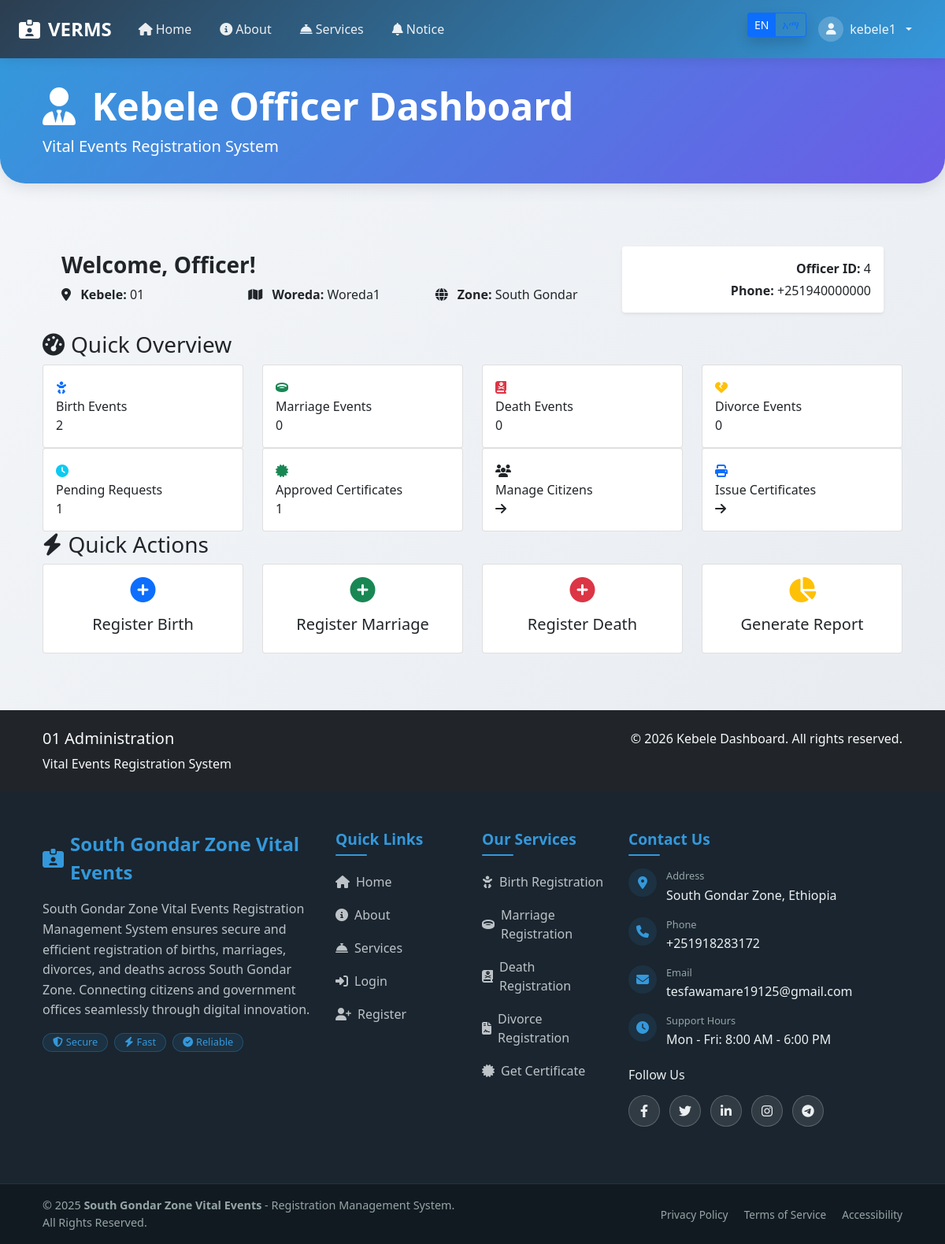
Page /kebele_officer/dashboard.php (signed in) on the committed database.
### tables this page shows
CREATE TABLE `kebeles` (
  `id` int(11) NOT NULL,
  `zone_id` int(11) NOT NULL,
  `woreda_id` int(11) NOT NULL,
  `kebele_name` varchar(100) NOT NULL,
  `phone` varchar(20) NOT NULL,
  `kebele_officer_id` int(11) NOT NULL,
  `created_at` timestamp NOT NULL DEFAULT current_timestamp()
);

CREATE TABLE `woredas` (
  `id` int(11) NOT NULL,
  `zone_id` int(11) NOT NULL,
  `woreda_name` varchar(100) NOT NULL,
  `phone` varchar(20) NOT NULL,
  `woreda_officer_id` int(11) NOT NULL,
  `created_at` timestamp NOT NULL DEFAULT current_timestamp()
);

CREATE TABLE `zones` (
  `id` int(11) NOT NULL,
  `zone_name` varchar(100) NOT NULL,
  `phone` varchar(20) NOT NULL,
  `zone_officer_id` int(11) DEFAULT NULL,
  `created_at` timestamp NOT NULL DEFAULT current_timestamp()
);

### kebele_officer/dashboard.php (the view, shortened to what this page needs)
<?php
require_once '../includes/db_connection.php';
$lang = $_SESSION['lang'] ?? 'en';
$officer_id = $_SESSION['user_id'];
$kebele = $conn->query("SELECT k.*, w.woreda_name, z.zone_name FROM kebeles k
    JOIN woredas w ON k.woreda_id = w.id
    JOIN zones z ON w.zone_id = z.id
    WHERE k.kebele_officer_id = $officer_id")->fetch_assoc();
$kebele_id = $kebele['id'] ?? 0;
$births = $conn->query("SELECT COUNT(*) AS cnt FROM birth_events WHERE place_of_birth = $kebele_id")->fetch_assoc()['cnt'] ?? 0;
$marriages = $conn->query("SELECT COUNT(*) AS cnt FROM marriage_events WHERE place_of_marriage = $kebele_id")->fetch_assoc()['cnt'] ?? 0;
$deaths = $conn->query("SELECT COUNT(*) AS cnt FROM death_events WHERE place_of_death = $kebele_id")->fetch_assoc()['cnt'] ?? 0;
$divorces = $conn->query("SELECT COUNT(*) AS cnt FROM divorce_events WHERE place_of_divorce = $kebele_id")->fetch_assoc()['cnt'] ?? 0;
$pending_requests = $conn->query("
    SELECT COUNT(*) AS cnt FROM (
        SELECT id FROM birth_events WHERE place_of_birth = $kebele_id AND status = 'Pending'
        UNION ALL
        SELECT id FROM marriage_events WHERE place_of_marriage = $kebele_id AND status = 'Pending'
        UNION ALL
        SELECT id FROM death_events WHERE place_of_death = $kebele_id AND status = 'Pending'
        UNION ALL
        SELECT id FROM divorce_events WHERE place_of_divorce = $kebele_id AND status = 'Pending'
    ) AS pending
")->fetch_assoc()['cnt'] ?? 0;
$approved_certificates = $conn->query("
    SELECT COUNT(*) AS cnt FROM (
        SELECT id FROM birth_events WHERE place_of_birth = $kebele_id AND status = 'Approved'
        UNION ALL
        SELECT id FROM marriage_events WHERE place_of_marriage = $kebele_id AND status = 'Approved'
        UNION ALL
        SELECT id FROM death_events WHERE place_of_death = $kebele_id AND status = 'Approved'
        UNION ALL
        SELECT id FROM divorce_events WHERE place_of_divorce = $kebele_id AND status = 'Approved'
    ) AS approved
")->fetch_assoc()['cnt'] ?? 0;
?>
<!DOCTYPE html>
<html lang="<?= $lang ?>">
<head>
    <link href="https://cdn.jsdelivr.net/npm/bootstrap@5.3.0/dist/css/bootstrap.min.css" rel="stylesheet">
    <link rel="stylesheet" href="https://cdnjs.cloudflare.com/ajax/libs/font-awesome/6.4.0/css/all.min.css">
</head>
<body>
<?php include '../includes/header.php'; ?>
<div class="lang-switcher">
    <div class="btn-group btn-group-sm shadow">
        <a href="?lang=en" class="btn <?= $lang === 'en' ? 'btn-primary' : 'btn-outline-primary' ?>">EN</a>
        <a href="?lang=am" class="btn <?= $lang === 'am' ? 'btn-primary' : 'btn-outline-primary' ?>">አማ</a>
    </div>
</div>
<header class="dashboard-header">
    <div class="container">
        <div class="row align-items-center">
            <div class="col-md-8">
                <h1 class="display-5 fw-bold mb-2">
                    <i class="fas fa-user-tie me-2"></i>
                    <?= $texts[$lang]['page_title'] ?>
                </h1>
                <p class="lead mb-0"><?= $texts[$lang]['vital_events_system'] ?></p>
            </div>
        </div>
    </div>
</header>
<div class="container py-4">
    <div class="kebele-info-card p-4">
        <div class="row align-items-center">
            <div class="col-md-8">
                <h3 class="fw-bold mb-2">
                    <?= sprintf($texts[$lang]['welcome'], isset($_SESSION['fullname']) ? htmlspecialchars($_SESSION['fullname']) : 'Officer') ?>
                </h3>
                <div class="row">
                    <div class="col-md-4">
                        <p class="mb-1"><i class="fas fa-map-marker-alt me-2"></i>
                            <strong><?= $texts[$lang]['kebele'] ?></strong>
                            <?= isset($kebele['kebele_name']) ? htmlspecialchars($kebele['kebele_name']) : '<span>'.$texts[$lang]['not_assigned'].'</span>' ?>
                        </p>
                    </div>
                    <div class="col-md-4">
                        <p class="mb-1"><i class="fas fa-map me-2"></i>
                            <strong><?= $texts[$lang]['woreda'] ?></strong>
                            <?= isset($kebele['woreda_name']) ? htmlspecialchars($kebele['woreda_name']) : '<span>'.$texts[$lang]['not_assigned'].'</span>' ?>
                        </p>
                    </div>
                    <div class="col-md-4">
                        <p class="mb-1"><i class="fas fa-globe me-2"></i>
                            <strong><?= $texts[$lang]['zone'] ?></strong>
                            <?= isset($kebele['zone_name']) ? htmlspecialchars($kebele['zone_name']) : '<span>'.$texts[$lang]['not_assigned'].'</span>' ?>
                        </p>
                    </div>
                </div>
            </div>
            <div class="col-md-4 text-md-end">
                <div class="bg-white text-dark rounded p-3 shadow-sm">
                    <p class="mb-1"><strong><?= $texts[$lang]['officer_id'] ?></strong> <?= $officer_id; ?></p>
                    <p class="mb-0"><strong><?= $texts[$lang]['phone'] ?></strong>
                        <?= isset($kebele['phone']) ? htmlspecialchars($kebele['phone']) : 'N/A'; ?>
                    </p>
                </div>
            </div>
        </div>
    </div>
    <h3 class="section-title">
        <i class="fas fa-tachometer-alt me-2"></i><?= $texts[$lang]['quick_overview'] ?>
    </h3>
    <div class="row card-row g-4">
        <div class="col-6 col-md-3">
            <div class="card stat-card">
                <div class="card-body">
                    <i class="fas fa-baby text-primary"></i>
                    <div class="stat-label"><?= $texts[$lang]['birth_events'] ?></div>
                    <div class="stat-value"><?= $births ?></div>
                </div>
            </div>
        </div>
        <div class="col-6 col-md-3">
            <div class="card stat-card">
                <div class="card-body">
                    <i class="fas fa-ring text-success"></i>
                    <div class="stat-label"><?= $texts[$lang]['marriage_events'] ?></div>
                    <div class="stat-value"><?= $marriages ?></div>
                </div>
            </div>
        </div>
        <div class="col-6 col-md-3">
            <div class="card stat-card">
                <div class="card-body">
                    <i class="fas fa-book-dead text-danger"></i>
                    <div class="stat-label"><?= $texts[$lang]['death_events'] ?></div>
                    <div class="stat-value"><?= $deaths ?></div>
                </div>
            </div>
        </div>
        <div class="col-6 col-md-3">
            <div class="card stat-card">
                <div class="card-body">
                    <i class="fas fa-heart-broken text-warning"></i>
                    <div class="stat-label"><?= $texts[$lang]['divorce_events'] ?></div>
                    <div class="stat-value"><?= $divorces ?></div>
                </div>
            </div>
        </div>
    </div>
    <div class="row card-row g-4">
        <div class="col-6 col-md-3">
            <div class="card stat-card">
                <div class="card-body">
                    <i class="fas fa-clock text-info"></i>
                    <div class="stat-label"><?= $texts[$lang]['pending_requests'] ?></div>
                    <div class="stat-value"><?= $pending_requests ?></div>
                </div>
            </div>
        </div>
        <div class="col-6 col-md-3">
            <div class="card stat-card">
                <div class="card-body">
                    <i class="fas fa-certificate text-success"></i>
                    <div class="stat-label"><?= $texts[$lang]['approved_certificates'] ?></div>
                    <div class="stat-value"><?= $approved_certificates ?></div>
                </div>
            </div>
        </div>
        <div class="col-6 col-md-3">
            <a href="citizens.php" class="text-decoration-none">
                <div class="card stat-card">
                    <div class="card-body">
                        <i class="fas fa-users text-dark"></i>
                        <div class="stat-label"><?= $texts[$lang]['manage_citizens'] ?></div>
                        <div class="stat-value"><i class="fas fa-arrow-right"></i></div>
                    </div>
                </div>
            </a>
        </div>
        <div class="col-6 col-md-3">
            <a href="give_certificate.php" class="text-decoration-none">
                <div class="card stat-card">
                    <div class="card-body">
                        <i class="fas fa-print text-primary"></i>
                        <div class="stat-label"><?= $texts[$lang]['issue_certificates'] ?></div>
                        <div class="stat-value"><i class="fas fa-arrow-right"></i></div>
                    </div>
                </div>
            </a>
        </div>
    </div>
    <h3 class="section-title">
        <i class="fas fa-bolt me-2"></i><?= $texts[$lang]['quick_actions'] ?>
    </h3>
    <div class="row g-4">
        <div class="col-md-3">
            <a href="birth.php" class="text-decoration-none">
                <div class="card stat-card">
                    <div class="card-body text-center">
                        <i class="fas fa-plus-circle text-primary fa-2x mb-3"></i>
                        <h5><?= $texts[$lang]['register_birth'] ?></h5>
                    </div>
                </div>
            </a>
        </div>
        <div class="col-md-3">
            <a href="marriage.php" class="text-decoration-none">
                <div class="card stat-card">
                    <div class="card-body text-center">
                        <i class="fas fa-plus-circle text-success fa-2x mb-3"></i>
                        <h5><?= $texts[$lang]['register_marriage'] ?></h5>
                    </div>
                </div>
            </a>
        </div>
        <div class="col-md-3">
            <a href="death.php" class="text-decoration-none">
                <div class="card stat-card">
                    <div class="card-body text-center">
                        <i class="fas fa-plus-circle text-danger fa-2x mb-3"></i>
                        <h5><?= $texts[$lang]['register_death'] ?></h5>
                    </div>
                </div>
            </a>
        </div>
        <div class="col-md-3">
            <a href="generate_report.php" class="text-decoration-none">
                <div class="card stat-card">
                    <div class="card-body text-center">
                        <i class="fas fa-chart-pie text-warning fa-2x mb-3"></i>
                        <h5><?= $texts[$lang]['generate_report'] ?></h5>
                    </div>
                </div>
            </a>
        </div>
    </div>
</div>
<footer class="bg-dark text-light py-4 mt-5">
    <div class="container">
        <div class="row">
            <div class="col-md-6">
                <h5><?= sprintf($texts[$lang]['kebele_administration'], htmlspecialchars($kebele['kebele_name'] ?? 'Kebele')) ?></h5>
                <p class="mb-0"><?= $texts[$lang]['vital_events_system'] ?></p>
            </div>
            <div class="col-md-6 text-md-end">
                <p class="mb-0"><?= sprintf($texts[$lang]['copyright'], date('Y')) ?></p>
            </div>
        </div>
    </div>
</footer>
<?php include '../includes/footer.php'; ?>
</body>
</html>

### kebele_officer/dashboard.php (style rules this page uses)
:root { --primary: #3498db; --secondary: #6c5ce7; --success: #27ae60; --info: #17a2b8; --warning: #f39c12; --danger: #e74c3c; --dark: #2c3e50; --light: #f8f9fa; }
.lang-switcher { position: fixed; top: 1rem; right: 11rem; z-index: 1050; }
body { background: linear-gradient(135deg, #f5f7fa 0%, #e4e8ed 100%); min-height: 100vh; font-family: 'Segoe UI', Tahoma, Geneva, Verdana, sans-serif; }
.dashboard-header { background: linear-gradient(135deg, var(--primary) 0%, var(--secondary) 100%); color: white; padding: 2rem 0; margin-bottom: 2rem; border-radius: 0 0 2rem 2rem; box-shadow: 0 4px 20px rgba(44, 62, 80, 0.15); }

### includes/header.php (style rules this page uses)
:root { --primary-color: #2c3e50; --secondary-color: #3498db; --accent-color: #e74c3c; --success-color: #27ae60; --warning-color: #f39c12; --light-color: #ecf0f1; --dark-color: #2c3e50; --gradient-primary: linear-gradient(135deg, #2c3e50 0%, #3498db 100%); --gradient-secondary: linear-gradient(135deg, #3498db 0%, #2c3e50 100%); --shadow: 0 4px 6px rgba(0, 0, 0, 0.1); --transition: all 0.3s ease; }

### includes/footer.php (style rules this page uses)
:root { --primary-color: #2c3e50; --secondary-color: #3498db; --accent-color: #e74c3c; --success-color: #27ae60; --warning-color: #f39c12; --light-color: #ecf0f1; --dark-color: #1a252f; --gradient-primary: linear-gradient(135deg, #2c3e50 0%, #3498db 100%); --gradient-secondary: linear-gradient(135deg, #3498db 0%, #2c3e50 100%); --shadow: 0 4px 6px rgba(0, 0, 0, 0.1); --transition: all 0.3s ease; }

### rows in the picture
kebeles: kebele_name "01", woreda.woreda_name "Woreda1", zone.zone_name "South Gondar", phone "+251940000000", id "1", kebele_name "01 Administration"

### other values in the picture
$_SESSION['username'] "kebele1"
$texts[$lang]['page_title'] "Kebele Officer Dashboard"
$texts[$lang]['vital_events_system'] "Vital Events Registration System"
$texts[$lang]['kebele'] "Kebele:"
$texts[$lang]['woreda'] "Woreda:"
$texts[$lang]['zone'] "Zone:"
$texts[$lang]['officer_id'] "Officer ID:"
$officer_id "4"
$texts[$lang]['phone'] "Phone:"
$texts[$lang]['quick_overview'] "Quick Overview"
$texts[$lang]['birth_events'] "Birth Events"
$births "2"
$texts[$lang]['marriage_events'] "Marriage Events"
$marriages "0"
$texts[$lang]['death_events'] "Death Events"
